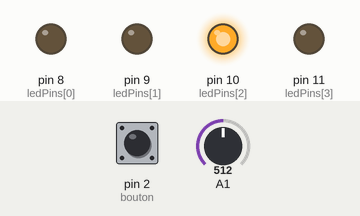
Simulated run of this sketch. Board: Arduino Uno, built with avr-gcc and run on an emulated ATmega328P. Shown: output pins drawn as LEDs (lit = HIGH). The test bench sets the inputs (shaded band); at power-on: A1 = 512, pin 2 (bouton) HIGH.

Above: at 1.2 s.
1.3 s: A1 set to 551
2.8 s: A1 set to 571
At 3.3 s:
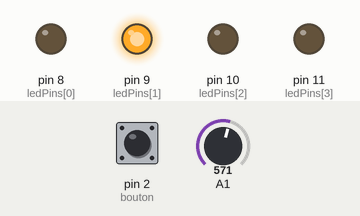
4.3 s: A1 set to 306
At 5.5 s:
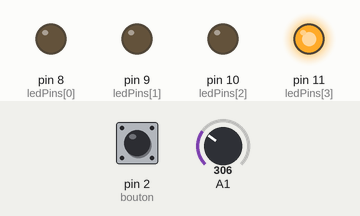
5.8 s: A1 set to 56
7.3 s: A1 set to 48
At 7.9 s:
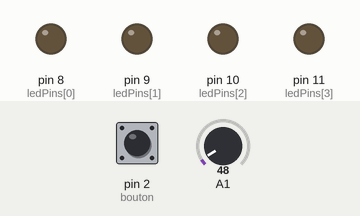
Timing chart, 0 to 10.3 s (numbered marks = the images above; inputs shaded):
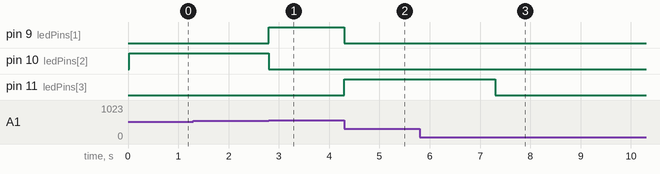

The sketch:

0sx_labo_02.ino
```cpp
// Labo 2 - Gabrielle Bourassa

//Variables
unsigned long anciennesMillis = 0;
int niveau = 0;
// Lumieres
const int ledPins[] = { 8, 9, 10, 11 };  // Tableau des numeros de broches

// Bouton
const int bouton = 2;

// Setup
void setup() {
  for (int i = 0; i < 4; i++) {
    // Initialisation des DEL en sortie
    pinMode(ledPins[i], OUTPUT);
  }

  pinMode(bouton, INPUT_PULLUP);

  Serial.begin(9600);
}

void verifierEtat() {
  // Verifie le pentiometre a chaque 20 ms et la convertit en une echelle de 0 a 20.
  const int intervale = 20;
  unsigned long maintenant = millis();


  if (maintenant - anciennesMillis >= intervale) {
    niveau = analogRead(A1);
    niveau = map(niveau, 0, 1023, 0, 20);  // A ajuster si ne marche pas
    anciennesMillis = maintenant;
  }

  // Lorsque le bouton est appuyé, le programme envoie via le port série la valeur de l'échelle (barre de progression)
  if (digitalRead(bouton) == LOW) {
    // Barre de progression : 25 % [>>>>>>............]  avant-dernier chiffre de num etudiant impair
    Serial.print(niveau * 5);
    Serial.print("% ");
    Serial.print("[");
    for (int i = 0; i < niveau; i++) {
      Serial.print(">");
    }
    for (int i = 0; i < 20 - niveau; i++) {
      Serial.print(".");
    }
    Serial.println("]");
  }

  // Dernier num etudiant pair, donc une del allumee a la fois
  if (niveau == 0) {
    digitalWrite(ledPins[3], LOW);
    digitalWrite(ledPins[2], LOW);
    digitalWrite(ledPins[1], LOW);
    digitalWrite(ledPins[0], LOW);
  } else if (niveau >= 1 && niveau <= 5) {
    digitalWrite(ledPins[3], HIGH);
    digitalWrite(ledPins[2], LOW);
    digitalWrite(ledPins[1], LOW);
    digitalWrite(ledPins[0], LOW);
  } else if (niveau >= 6 && niveau <= 10) {
    digitalWrite(ledPins[3], LOW);
    digitalWrite(ledPins[2], HIGH);
    digitalWrite(ledPins[1], LOW);
    digitalWrite(ledPins[0], LOW);
  } else if (niveau >= 11 && niveau <= 15) {
    digitalWrite(ledPins[3], LOW);
    digitalWrite(ledPins[2], LOW);
    digitalWrite(ledPins[1], HIGH);
    digitalWrite(ledPins[0], LOW);
  } else if (niveau >= 16 && niveau <= 20) {
    digitalWrite(ledPins[3], LOW);
    digitalWrite(ledPins[2], LOW);
    digitalWrite(ledPins[1], LOW);
    digitalWrite(ledPins[0], HIGH);
  }
}


void loop() {
  // put your main code here, to run repeatedly:
  verifierEtat();
}
```

Measured:
- the behaviour switches between 562 and 563 on A1 (found by bisection; images 0 and 1)
- the behaviour switches between 52 and 51 on A1 (found by bisection; images 2 and 3)
- after the input at 1.3 s, every drawn part: stays the same
- after the input at 2.8 s, pin 9 (ledPins[1]): LOW → HIGH at once; pin 10 (ledPins[2]): HIGH → LOW at once
- after the input at 4.3 s, pin 9 (ledPins[1]): HIGH → LOW at once; pin 11 (ledPins[3]): LOW → HIGH at once
- after the input at 5.8 s, every drawn part: stays the same
- after the input at 7.3 s, pin 11 (ledPins[3]): HIGH → LOW at once
